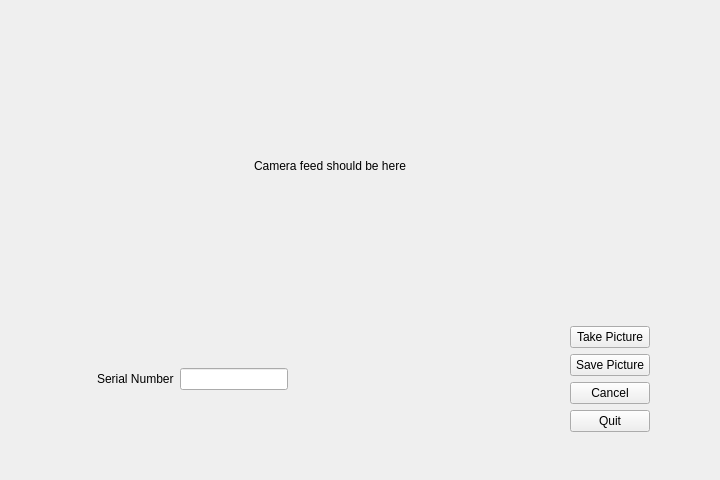
<?xml version="1.0" encoding="UTF-8"?>
<ui version="4.0">
 <class>Widget</class>
 <widget class="QWidget" name="Widget">
  <property name="geometry">
   <rect>
    <x>0</x>
    <y>0</y>
    <width>720</width>
    <height>480</height>
   </rect>
  </property>
  <property name="minimumSize">
   <size>
    <width>720</width>
    <height>480</height>
   </size>
  </property>
  <property name="maximumSize">
   <size>
    <width>720</width>
    <height>480</height>
   </size>
  </property>
  <property name="windowTitle">
   <string>cute-lenspics</string>
  </property>
  <widget class="QWidget" name="">
   <property name="geometry">
    <rect>
     <x>0</x>
     <y>2</y>
     <width>661</width>
     <height>481</height>
    </rect>
   </property>
   <layout class="QVBoxLayout" name="verticalLayout_2">
    <item alignment="Qt::AlignHCenter|Qt::AlignVCenter">
     <widget class="QLabel" name="lensPicLabel">
      <property name="text">
       <string>Camera feed should be here</string>
      </property>
     </widget>
    </item>
    <item>
     <layout class="QHBoxLayout" name="horizontalLayout_2">
      <item>
       <layout class="QHBoxLayout" name="horizontalLayout">
        <item>
         <spacer name="horizontalSpacer_2">
          <property name="orientation">
           <enum>Qt::Horizontal</enum>
          </property>
          <property name="sizeHint" stdset="0">
           <size>
            <width>40</width>
            <height>20</height>
           </size>
          </property>
         </spacer>
        </item>
        <item>
         <widget class="QLabel" name="label">
          <property name="text">
           <string>Serial Number</string>
          </property>
          <property name="buddy">
           <cstring>serialNumberText</cstring>
          </property>
         </widget>
        </item>
        <item>
         <widget class="QLineEdit" name="serialNumberText"/>
        </item>
       </layout>
      </item>
      <item>
       <spacer name="horizontalSpacer">
        <property name="orientation">
         <enum>Qt::Horizontal</enum>
        </property>
        <property name="sizeHint" stdset="0">
         <size>
          <width>40</width>
          <height>20</height>
         </size>
        </property>
       </spacer>
      </item>
      <item>
       <layout class="QVBoxLayout" name="verticalLayout">
        <item>
         <widget class="QPushButton" name="pushButton">
          <property name="text">
           <string>Take Picture</string>
          </property>
         </widget>
        </item>
        <item>
         <widget class="QPushButton" name="pushButton_2">
          <property name="text">
           <string>Save Picture</string>
          </property>
         </widget>
        </item>
        <item>
         <widget class="QPushButton" name="pushButton_3">
          <property name="text">
           <string>Cancel</string>
          </property>
         </widget>
        </item>
        <item>
         <widget class="QPushButton" name="pushButton_4">
          <property name="text">
           <string>Quit</string>
          </property>
         </widget>
        </item>
       </layout>
      </item>
     </layout>
    </item>
    <item>
     <spacer name="verticalSpacer">
      <property name="orientation">
       <enum>Qt::Vertical</enum>
      </property>
      <property name="sizeType">
       <enum>QSizePolicy::Maximum</enum>
      </property>
      <property name="sizeHint" stdset="0">
       <size>
        <width>20</width>
        <height>40</height>
       </size>
      </property>
     </spacer>
    </item>
   </layout>
  </widget>
 </widget>
 <layoutdefault spacing="6" margin="11"/>
 <resources/>
 <connections/>
</ui>
